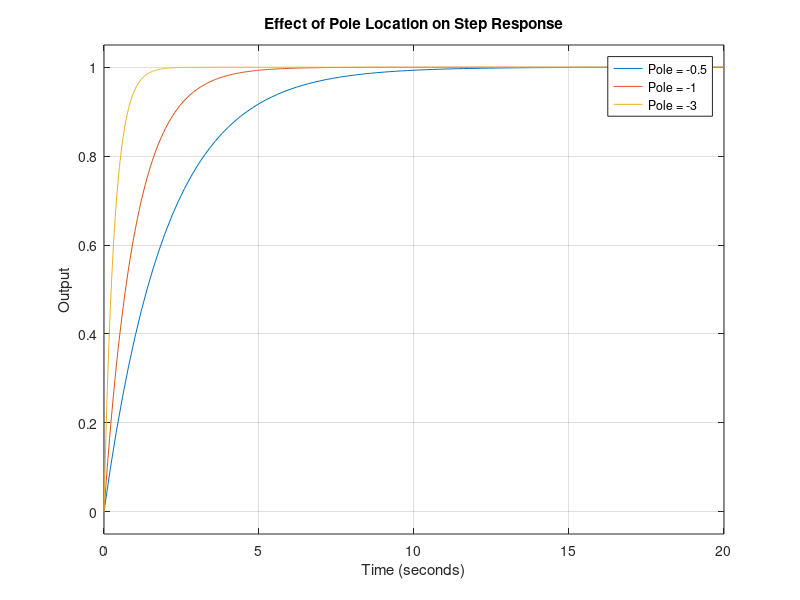

Source code (MATLAB):
% Effect of Pole Location on System Response 
clc; clear; close all;

% Pole locations
p1 = -0.5;   % Slow pole
p2 = -1;     % Medium pole
p3 = -3;     % Fast pole

% Transfer functions with unity DC gain
G1 = tf(-p1, [1 -p1]);
G2 = tf(-p2, [1 -p2]);
G3 = tf(-p3, [1 -p3]);

% Display transfer functions
disp('System with pole at -0.5:');
disp(G1);

disp('System with pole at -1:');
disp(G2);

disp('System with pole at -3:');
disp(G3);

% Step responses
figure;
step(G1, G2, G3)
grid on;
legend('Pole = -0.5', 'Pole = -1', 'Pole = -3');
title('Effect of Pole Location on Step Response');
xlabel('Time (seconds)');
ylabel('Output');
